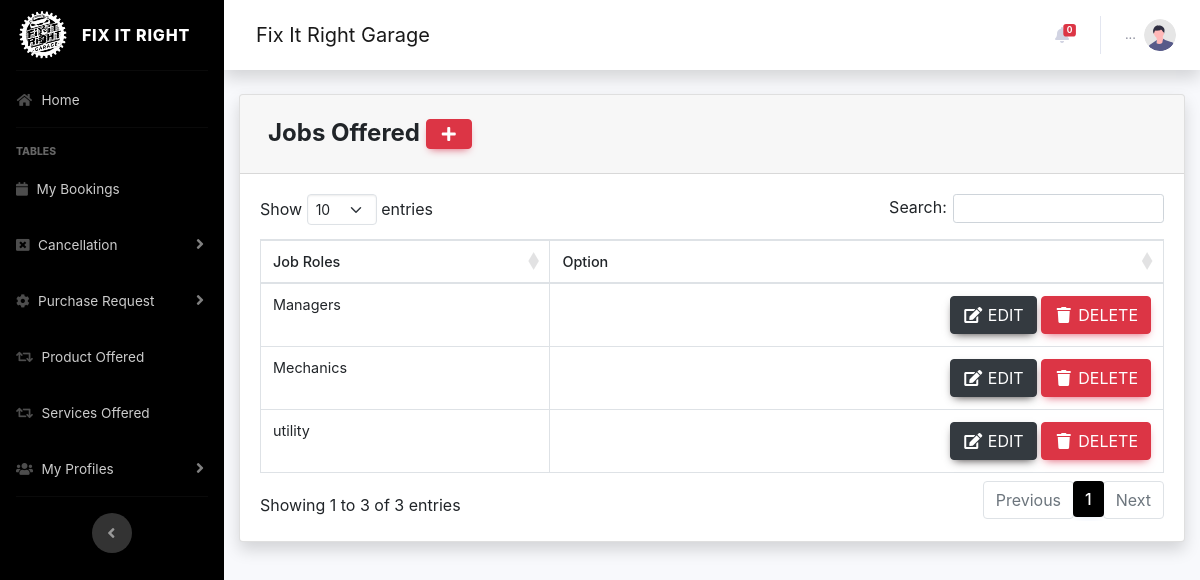
Screenshot of /pages/client/jobs.php (signed in) with the database file from the repository.
### tables this page shows
CREATE TABLE `service_job` (
  `job_id` int(64) NOT NULL,
  `job_role` varchar(255) NOT NULL
);

### pages/client/jobs.php (the view, shortened to what this page needs)
<?php
  include 'process/session.php';
?>
<!doctype html>
<html lang="en-US">
<head>
</head>
<body>
            <div class="card shadow mb-4">
            <div class="card-header py-3">
              <h4 class="m-2 font-weight-bold">Jobs Offered&nbsp;<a  href="employee_register.php" data-toggle="modal" data-target="#myModal" type="button" class="btn btn-danger" style="border-radius:;"><i class="fas fa-fw fa-plus"></i></a></h4>
            </div>
            <div class="card-body">
              <div class="table-responsive">
                <table class="table table-bordered" id="dataTable" width="100%" cellspacing="0">
                  <thead>
                        <tr>
                         <th>Job Roles</th>
                         <th>Option</th>
                         </tr>
                     </thead>
                    <tbody>
                <?php
                        $query = 'SELECT * FROM service_job';
                        $result = mysqli_query($con, $query) or die (mysqli_error($db));
                        while ($row = mysqli_fetch_assoc($result)) {
                        echo '<tr>';
                        echo '<td>'. $row['job_role'].'</td>';
                        echo '<td align="right">
                                  <a type="button" class="btn btn-dark" href="update/jobs_edit.php?editId='.$row['job_id']. '">
                                    <i class="fas fa-fw fa-edit"></i> Edit
                                  </a>
                                  <button href="process/process.php?deletejob='.$row['job_id']. '" type="button"  class="btndel btn btn-danger" >
                                    <i class="fas fa-fw fa-trash"></i> Delete
                                  </button>
                          </td>';
                        echo '</tr> ';
                        }
                    ?>
                    </tbody>
                </table>
              </div>
            </div>
          </div>
</body>
</html>
<?php
include ('footer.php');
 ?>

### pages/client/css/all.css (style rules this page uses)
.fa, .fas, .far, .fal, .fad, .fab { -moz-osx-font-smoothing: grayscale; -webkit-font-smoothing: antialiased; display: inline-block; font-style: normal; font-variant: normal; text-rendering: auto; line-height: 1; }
.fa-fw { text-align: center; width: 1.25em; }
.fa-edit:before { content: "\f044"; }
.fa-plus:before { content: "\f067"; }
.fa-trash:before { content: "\f1f8"; }
.fa, .fas { font-family: 'Font Awesome 5 Free'; font-weight: 900; }

### pages/client/footer.php (style rules this page uses)
body { font-family: 'Poppins', sans-serif; }

### rows the page displays
service_job: job_role "Managers"
service_job: job_role "Mechanics"
service_job: job_role "utility"

### other values shown
$nummy2 "0"
